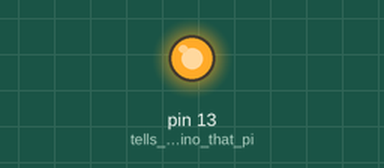
Simulated run of this sketch. Board: Arduino Uno, built with avr-gcc and run on an emulated ATmega328P. Shown: output pins drawn as LEDs (lit = HIGH).

Above: at 0.5 s.
At 5.0 s:
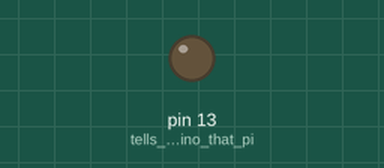
Timing chart, 0 to 6.9 s (numbered marks = the images above):
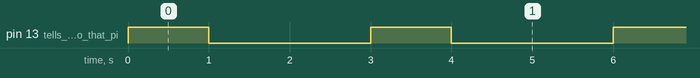

The sketch:

Challenge3b.ino
```cpp
void setup() {
  // put your setup code here, to run once:
  pinMode(13, OUTPUT); //tells the Arduino that pin 13 will be used as an OUTPUT
}

void loop() {
  // put your main code here, to run repeatedly:
  digitalWrite(13, 1); //tells the Arduino to output power out of pin 13
  digitalWrite(12, 0); //tells the Arduino to stop outputting power out of pin 12
  digitalWrite(11, 0); //tells the Arduino to stop outputting power out of pin 11
  delay(1000); //tells the Arduino to wait for 1 second
  digitalWrite(13, 0); //tells the Arduino to stop outputting power out of pin 13
  digitalWrite(12, 1); //tells the Arduino to output power out of pin 12
  digitalWrite(11, 0); //tells the Arduino to stop outputting power out of pin 11
  delay(1000); // tells the Arduino to wait for 1 second
  digitalWrite(13, 0); //tells the Arduino to stop outputting power out of pin 13
  digitalWrite(12, 0); //tells the Arduino to stop outputting power out of pin 12
  digitalWrite(11, 1); //tells the Arduino to output power out of pin 11
  delay(1000); // tells the Arduino to wait for 1 second
}
```

Measured:
- by itself, pin 13 (tells_the_Arduino_that_pi): alternates HIGH for 1.0 s and LOW for 2.0 s
